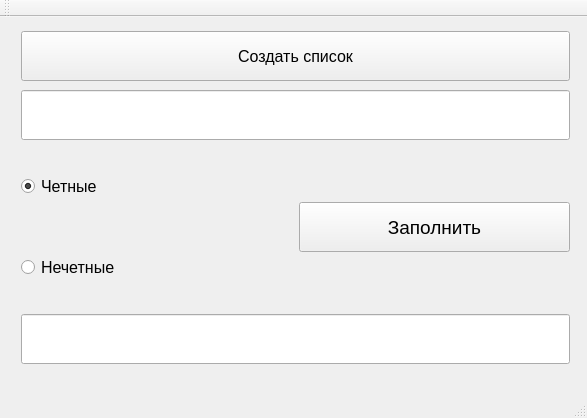
<?xml version="1.0" encoding="UTF-8"?>
<ui version="4.0">
 <class>lab9</class>
 <widget class="QMainWindow" name="lab9">
  <property name="geometry">
   <rect>
    <x>0</x>
    <y>0</y>
    <width>587</width>
    <height>418</height>
   </rect>
  </property>
  <property name="windowTitle">
   <string>lab9</string>
  </property>
  <widget class="QWidget" name="centralWidget">
   <widget class="QWidget" name="">
    <property name="geometry">
     <rect>
      <x>10</x>
      <y>0</y>
      <width>571</width>
      <height>361</height>
     </rect>
    </property>
    <layout class="QVBoxLayout" name="verticalLayout_2">
     <item>
      <widget class="QPushButton" name="pushButton">
       <property name="minimumSize">
        <size>
         <width>0</width>
         <height>50</height>
        </size>
       </property>
       <property name="baseSize">
        <size>
         <width>0</width>
         <height>50</height>
        </size>
       </property>
       <property name="font">
        <font>
         <pointsize>12</pointsize>
        </font>
       </property>
       <property name="text">
        <string>Создать список</string>
       </property>
      </widget>
     </item>
     <item>
      <widget class="QLineEdit" name="lineEdit">
       <property name="sizePolicy">
        <sizepolicy hsizetype="Expanding" vsizetype="Maximum">
         <horstretch>0</horstretch>
         <verstretch>0</verstretch>
        </sizepolicy>
       </property>
       <property name="minimumSize">
        <size>
         <width>0</width>
         <height>50</height>
        </size>
       </property>
       <property name="baseSize">
        <size>
         <width>0</width>
         <height>50</height>
        </size>
       </property>
       <property name="font">
        <font>
         <pointsize>12</pointsize>
        </font>
       </property>
      </widget>
     </item>
     <item>
      <layout class="QHBoxLayout" name="horizontalLayout">
       <item>
        <layout class="QVBoxLayout" name="verticalLayout">
         <item>
          <widget class="QRadioButton" name="radioButton">
           <property name="minimumSize">
            <size>
             <width>0</width>
             <height>75</height>
            </size>
           </property>
           <property name="font">
            <font>
             <pointsize>12</pointsize>
            </font>
           </property>
           <property name="text">
            <string>Четные</string>
           </property>
           <property name="checked">
            <bool>true</bool>
           </property>
          </widget>
         </item>
         <item>
          <widget class="QRadioButton" name="radioButton_2">
           <property name="minimumSize">
            <size>
             <width>0</width>
             <height>75</height>
            </size>
           </property>
           <property name="font">
            <font>
             <pointsize>12</pointsize>
            </font>
           </property>
           <property name="text">
            <string>Нечетные</string>
           </property>
          </widget>
         </item>
        </layout>
       </item>
       <item>
        <widget class="QPushButton" name="pushButton_2">
         <property name="minimumSize">
          <size>
           <width>0</width>
           <height>50</height>
          </size>
         </property>
         <property name="font">
          <font>
           <pointsize>14</pointsize>
          </font>
         </property>
         <property name="text">
          <string>Заполнить</string>
         </property>
        </widget>
       </item>
      </layout>
     </item>
     <item>
      <widget class="QLineEdit" name="lineEdit_2">
       <property name="minimumSize">
        <size>
         <width>0</width>
         <height>50</height>
        </size>
       </property>
       <property name="font">
        <font>
         <pointsize>12</pointsize>
        </font>
       </property>
      </widget>
     </item>
    </layout>
   </widget>
  </widget>
  <widget class="QMenuBar" name="menuBar">
   <property name="geometry">
    <rect>
     <x>0</x>
     <y>0</y>
     <width>587</width>
     <height>17</height>
    </rect>
   </property>
  </widget>
  <widget class="QToolBar" name="mainToolBar">
   <attribute name="toolBarArea">
    <enum>TopToolBarArea</enum>
   </attribute>
   <attribute name="toolBarBreak">
    <bool>false</bool>
   </attribute>
  </widget>
  <widget class="QStatusBar" name="statusBar"/>
 </widget>
 <layoutdefault spacing="6" margin="11"/>
 <resources/>
 <connections/>
</ui>
